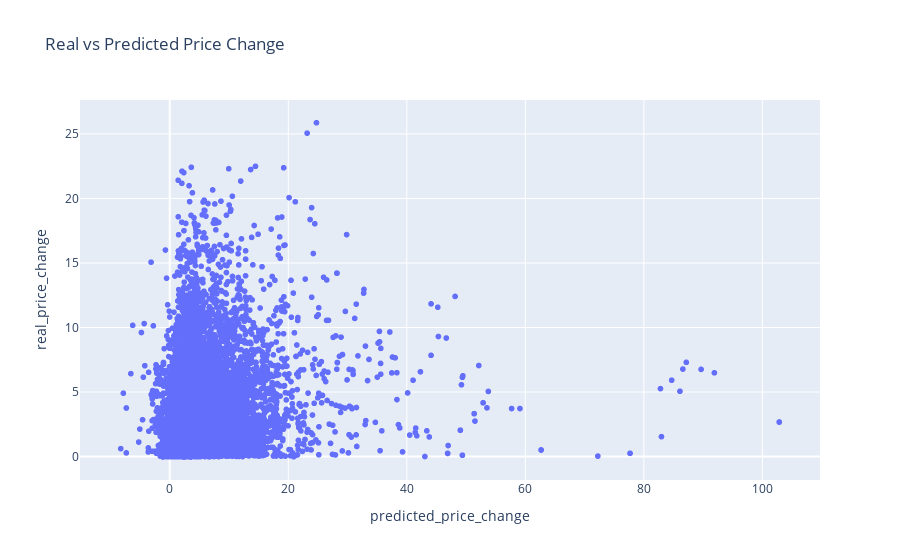

This figure's notebook cell:
### Code cell
fig = px.scatter(
    data, x='predicted_price_change', y='real_price_change',
    title='Real vs Predicted Price Change',hover_data=['symbol'],
                 )
fig.show()

### Figure 1 — Plotly figure (JSON) as saved in the notebook; plotly's stock layout.template omitted (floating-point values rounded to 4 significant figures; data arrays with more than 128 entries replaced by an {"elided": "..."} marker saying what was removed)
{"data": [{"customdata": {"elided": "19319x1 str values"}, "hovertemplate": "predicted_price_change=%{x}<br>real_price_change=%{y}<br>symbol=%{customdata[0]}<extra></extra>", "legendgroup": "", "marker": {"color": "#636efa", "symbol": "circle"}, "mode": "markers", "name": "", "showlegend": false, "type": "scattergl", "x": {"elided": "19319 float values"}, "xaxis": "x", "y": {"elided": "19319 float values"}, "yaxis": "y"}], "layout": {"legend": {"tracegroupgap": 0}, "title": {"text": "Real vs Predicted Price Change"}, "xaxis": {"anchor": "y", "domain": [0, 1], "title": {"text": "predicted_price_change"}}, "yaxis": {"anchor": "x", "domain": [0, 1], "title": {"text": "real_price_change"}}}}
